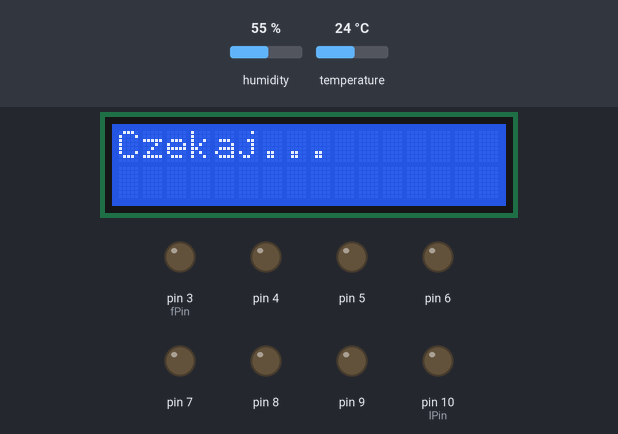
Recording of a sketch running on a simulated Arduino Uno, built with avr-gcc and run on an emulated ATmega328P. Shown: 16×2 character LCD, output pins drawn as LEDs (lit = HIGH). The test bench sets the inputs (shaded band); at power-on: humidity 55 %, temperature 24 °C.

Above: at 1.2 s.
1.3 s: humidity set to 22 %
At 4.6 s:
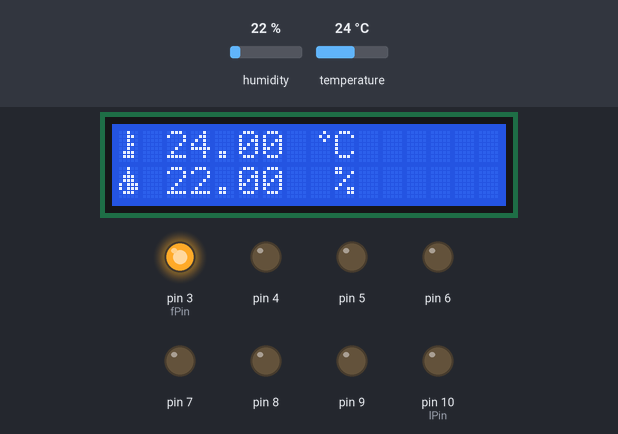
5.6 s: humidity set to 40 %
At 8.8 s:
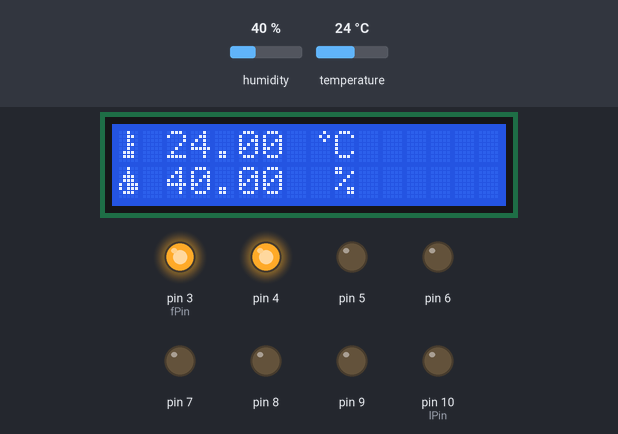
9.7 s: humidity set to 68 %
At 12.9 s:
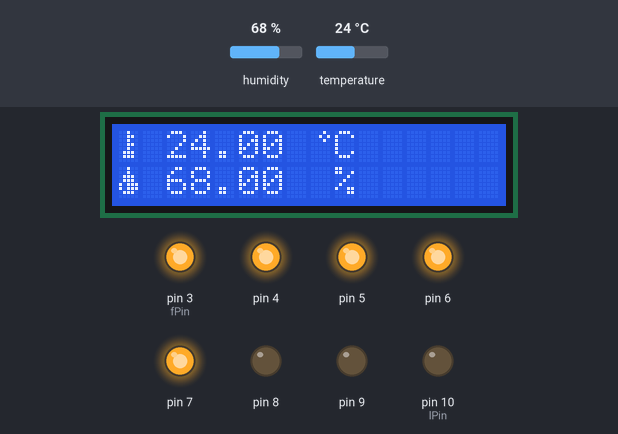
13.7 s: humidity set to 88 %
At 17.0 s:
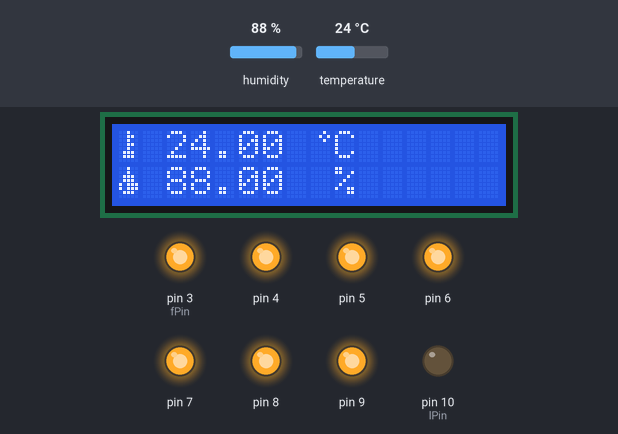
Timing chart, 0 to 52.5 s (numbered marks = the images above; inputs shaded):
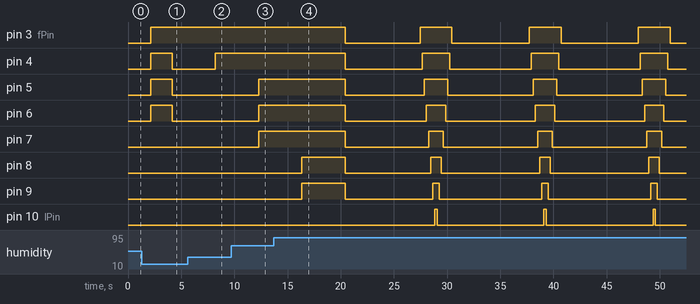

The sketch:

czujnikTemperatury.ino
```cpp
#include <LiquidCrystal_I2C.h>
#include <DHT.h>

#define DHTPIN 2
#define DHTTYPE DHT22

LiquidCrystal_I2C lcd(0x27, 16, 2);

DHT dht(DHTPIN, DHTTYPE);

byte termometr[8] = {
  0b00100,
  0b00110,
  0b00100,
  0b00110,
  0b00100,
  0b01110,
  0b01110,
  0b00000
};

byte kropla[8] = {
  0b00100,
  0b00100,
  0b01110,
  0b01110,
  0b10111,
  0b10111,
  0b01110,
  0b00000
};

byte stopnie[8] = {
  0b00010,
  0b00101,
  0b00010,
  0b00000,
  0b00000,
  0b00000,
  0b00000,
  0b00000
};

int fPin = 3;
int lPin = 10;

int powtorki1 = 10;
int powtorki2 = 3;

void setup() {
  lcd.begin();
  lcd.print("Czekaj...");

  lcd.createChar(0, termometr);
  lcd.createChar(1, kropla);
  lcd.createChar(2, stopnie);

  dht.begin();

  for(int i = fPin; i <= lPin; i++) pinMode(i, OUTPUT);
}


void loop() {
  for(int i = 0; i < powtorki1; i++){
    float temp = dht.readTemperature();
    float wilg = dht.readHumidity();

    if (isnan(temp) || isnan(wilg)) {
      lcd.clear();
      lcd.home();
      lcd.print("Blad odczytu");
      delay(2000);
      return;
    }
    delay(2000);

    lcd.clear();
    lcd.home();
    lcd.write((byte)0);
    lcd.print(" ");
    lcd.print(temp);
    lcd.print(" ");
    lcd.write((byte)2);
    lcd.print("C");
    lcd.setCursor(0, 1);
    lcd.write((byte)1);
    lcd.print(" ");
    lcd.print(wilg);
    lcd.print("  %");

    float mode = wilg;

    if(mode > 20) digitalWrite(3, HIGH);
    else digitalWrite(3, LOW);
    if(mode > 30) digitalWrite(4, HIGH);
    else digitalWrite(4, LOW);
    if(mode > 40) digitalWrite(5, HIGH);
    else digitalWrite(5, LOW);
    if(mode > 50) digitalWrite(6, HIGH);
    else digitalWrite(6, LOW);
    if(mode > 60) digitalWrite(7, HIGH);
    else digitalWrite(7, LOW);
    if(mode > 70) digitalWrite(8, HIGH);
    else digitalWrite(8, LOW);
    if(mode > 80) digitalWrite(9, HIGH);
    else digitalWrite(9, LOW);
    if(mode > 90) digitalWrite(10, HIGH);
    else digitalWrite(10, LOW);


  }

    for(int i = fPin; i <= lPin; i++)digitalWrite(i, LOW);
    lcd.clear();

  for(int i = 0; i < powtorki2; i++){

    for(int j = -1; j < 16; j++){
      lcd.setCursor(j, 0);
      lcd.print(" PERZOT");
      delay(200);
    }

    for(int k = 16; k > -1; k--){
      lcd.setCursor(k, 1);
      lcd.print("KODUJE ");
      delay(200);
    }

    for(int i = fPin; i <= lPin; i++){
      digitalWrite(i, HIGH);
      delay(200);
    }

    for(int i = lPin; i >= fPin; i--){
      digitalWrite(i, LOW);
      delay(200);
    }

    lcd.clear();
  }
}
```

Measured:
- after the input at 1.3 s, the display: first differs from a run without the input after 2.9 s (image 1)
- after the input at 5.6 s, pin 4: LOW → HIGH after 2.6 s; the display: changes after 2.6 s (image 2)
- after the input at 9.7 s, pin 5–7: LOW → HIGH after 2.6 s; the display: changes after 2.6 s (image 3)
- by itself, pin 3 (fPin): alternates HIGH for 3.0 s and LOW for 7.3 s
- by itself, pin 10 (lPin): alternates HIGH for 0.20 s and LOW for 10.1 s
